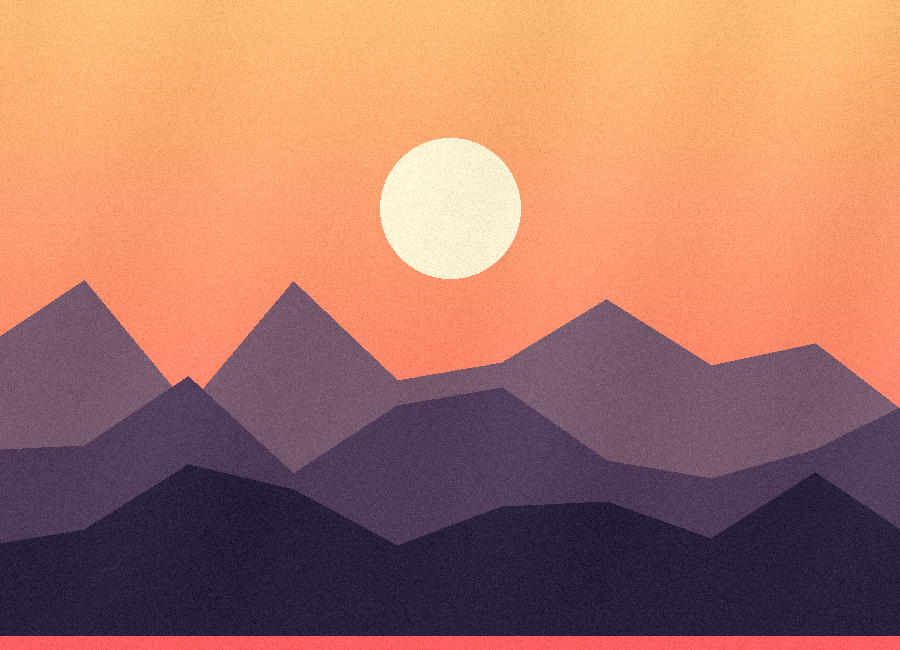
#> input picture assets/sample_photo.png, 900 x 650 px
$ python 06_low_poly_photo_mosaic.py
#> lines starting #> are read from the running program, lines starting #| are printed output that depends on the picture; after the words box and inside, x2 and y2 are one past the last pixel; in counts of white or black regions, pixels touching at a corner belong together
### assets/sample_photo.py
"""
Shared demo asset — a synthetic "sample photo" (sunset over layered
mountains) used by every photo-filter project in this book.

Every filter script imports `ensure_sample_photo()` and runs it on this
image by default. To try a filter on your OWN photo, just change the
IMAGE_PATH constant near the top of that script to point at any JPG/PNG.
"""
import numpy as np
from PIL import Image, ImageDraw


# [61 lines left out: functions _sky_gradient, _mountain_silhouette, _cloud_texture, generate_sample_photo, not called in this run]


def ensure_sample_photo(path):
    """Create assets/sample_photo.png if it doesn't already exist."""
    path = str(path)
    import os
    if not os.path.exists(path):
        generate_sample_photo().save(path)
    return path


# [5 lines that do not run on import are left out]

### projects/06_low_poly_photo_mosaic.py
"""
Project 07 — Low-Poly Photo Mosaic
Difficulty: medium | Time: ~10-20 seconds
Libraries: numpy, Pillow

A real, widely-used photo effect (the "crystallize" / low-poly art look
seen in posters and app icons): sample more seed points along strong
edges, give every pixel to its nearest seed, and color each cell with the
average color of the photo underneath it.

Run this on your OWN photo: just change IMAGE_PATH below.
"""
import sys
from pathlib import Path

import numpy as np
from PIL import Image

sys.path.insert(0, str(Path(__file__).resolve().parent.parent))
from assets.sample_photo import ensure_sample_photo

# ---- Change these parameters to create your own variation ----
IMAGE_PATH = Path(__file__).resolve().parent.parent / "assets" / "sample_photo.png"
SEED = 3
N_CELLS = 500
WORK_WIDTH = 480          # internal computation width (speed/quality trade-off)
UPSCALE = 2               # final image = WORK_WIDTH * UPSCALE pixels wide
EDGE_DARKEN = 0.25
# ------------------------------------------------------------------


def nearest_seed_raster(height, width, seeds):
    yy, xx = np.mgrid[0:height, 0:width]
    best_dist = np.full((height, width), np.inf)
    second_dist = np.full((height, width), np.inf)
    nearest = np.zeros((height, width), dtype=int)
    for i, (sx, sy) in enumerate(seeds):
        d = np.sqrt((xx - sx) ** 2 + (yy - sy) ** 2)
        closer = d < best_dist
        second_dist = np.where(closer, best_dist, np.minimum(second_dist, d))
        best_dist = np.where(closer, d, best_dist)
        nearest = np.where(closer, i, nearest)
    return nearest, best_dist, second_dist


def main():
    rng = np.random.default_rng(SEED)
    out_dir = Path(__file__).resolve().parent.parent / "outputs"
    out_dir.mkdir(exist_ok=True)

    ensure_sample_photo(IMAGE_PATH)
    img = Image.open(IMAGE_PATH).convert("RGB")
#> img is the input picture: PIL image 900x650 RGB; mean R, G, B 171.7, 116.3, 101.3
    work_h = round(WORK_WIDTH * img.height / img.width)
#> work_h = 347
    work = img.resize((WORK_WIDTH, work_h))
    arr = np.array(work).astype(float)

    gray = arr.mean(axis=2)
    gy, gx = np.gradient(gray)
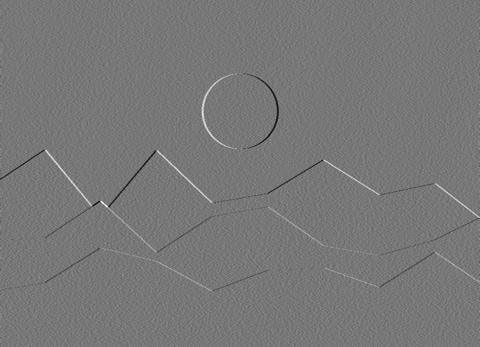
#> gx: shape (347, 480) float64; min -41.83, max 47, mean 0; drawn with min black and max white
    grad_mag = np.sqrt(gx ** 2 + gy ** 2)
    prob = grad_mag + grad_mag.mean() * 0.35
    prob = prob.ravel()
    prob /= prob.sum()

    flat_idx = rng.choice(work_h * WORK_WIDTH, size=N_CELLS, replace=False, p=prob)
#> flat_idx = 500 values, max 166526 at index 155, min 184 at index 185, mean 91195.6
    seed_y, seed_x = np.unravel_index(flat_idx, (work_h, WORK_WIDTH))
#> seed_y = 500 values, max 346 at index 155, min 0 at index 20, mean 189.5; seed_x = 500 values, max 479 at index 113, min 0 at index 234, mean 241.4
    seeds = list(zip(seed_x.tolist(), seed_y.tolist()))
#> seeds = 500 pairs, first value 0 to 479, second value 0 to 346

    nearest, best_dist, second_dist = nearest_seed_raster(work_h, WORK_WIDTH, seeds)
#> the loop in nearest_seed_raster, `for i, (sx, sy) in enumerate(seeds):` made 500 passes
#> (sx, sy) on passes 1 to 3: (325, 37), (460, 100), (281, 294)
#> pass 1, in nearest_seed_raster, `d = np.sqrt((xx - sx) ** 2 + (yy - sy) ** 2)`:
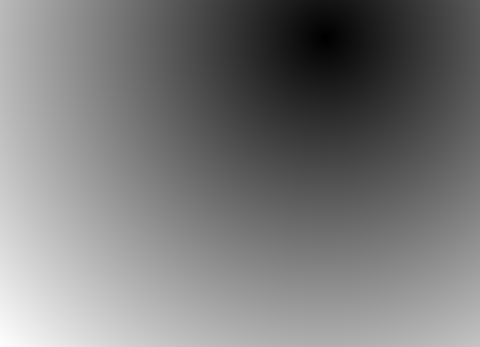
#> d: shape (347, 480) float64; min 0, max 448.4, mean 214.6; drawn with min black and max white
#> after the loop in nearest_seed_raster, `for i, (sx, sy) in enumerate(seeds):`:
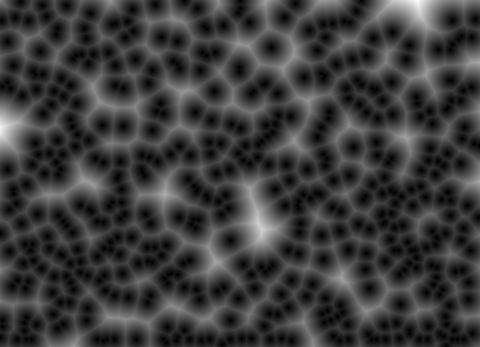
#> best_dist: shape (347, 480) float64; min 0, max 40.31, mean 9.5; drawn with min black and max white
#> after the loop in nearest_seed_raster, `for i, (sx, sy) in enumerate(seeds):`:
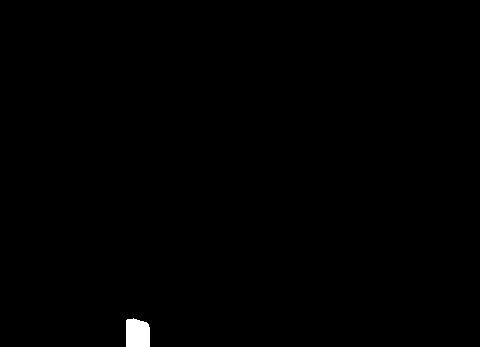
#> closer: shape (347, 480) bool; 0.38% white; 1 white region, box (x1, y1, x2, y2) and area: (126, 318, 150, 347) 635
#> after the loop in nearest_seed_raster, `for i, (sx, sy) in enumerate(seeds):`:
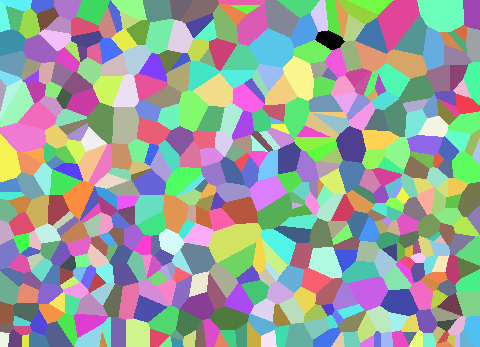
#> nearest: shape (347, 480) int64; 500 distinct labels, from 0 to 499; one colour per label, 0 black
#> after the loop in nearest_seed_raster, `for i, (sx, sy) in enumerate(seeds):`:
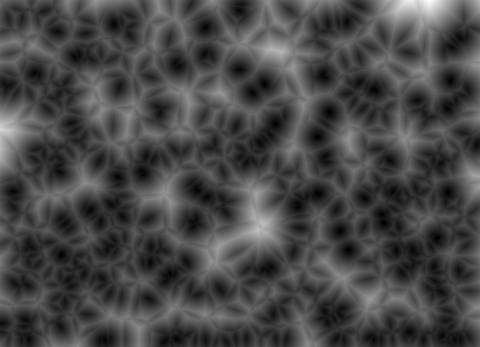
#> second_dist: shape (347, 480) float64; min 1, max 48.17, mean 14.3; drawn with min black and max white

    colors = np.zeros((N_CELLS, 3))
    for i in range(N_CELLS):
        mask = nearest == i
        if mask.any():
            colors[i] = arr[mask].mean(axis=0)
        else:
            colors[i] = arr[seed_y[i], seed_x[i]]
#> after the loop, colors = 500 rows, first 8: [253.8, 182.9, 120.5], [247.5, 154.5, 106.1], [40.7, 32.7, 58.7], [121.5, 91.45, 111.4], [252.3, 180.1, 117.3], [240.3, 133.3, 104.1], [118.9, 88.91, 108.9], [253.1, 173.4, 117.2]

    mosaic = colors[nearest]
    edges = (second_dist - best_dist) < 1.2
#> edges: shape (347, 480) bool; 19.3% white; 1 white region, box (x1, y1, x2, y2) and area: (0, 0, 480, 347) 32191
    mosaic[edges] *= EDGE_DARKEN
#> mosaic: shape (347, 480, 3) float64; mean of channels 0, 1, 2 146.9, 99.6, 86.5

    final = Image.fromarray(np.clip(mosaic, 0, 255).astype(np.uint8))
    final = final.resize((WORK_WIDTH * UPSCALE, work_h * UPSCALE), Image.NEAREST)
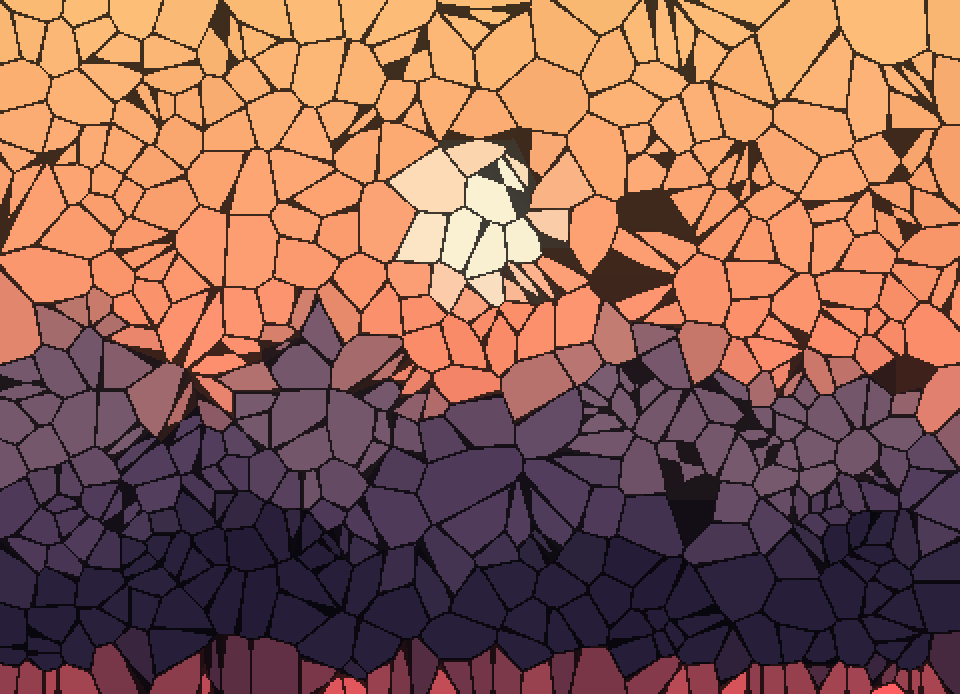
#> final: PIL image 960x694 RGB; mean R, G, B 146.4, 99.1, 86

    out_path = out_dir / "006_low_poly_photo_mosaic.png"
    final.save(out_path)
    print(f"Saved {out_path}")


if __name__ == "__main__":
    main()
